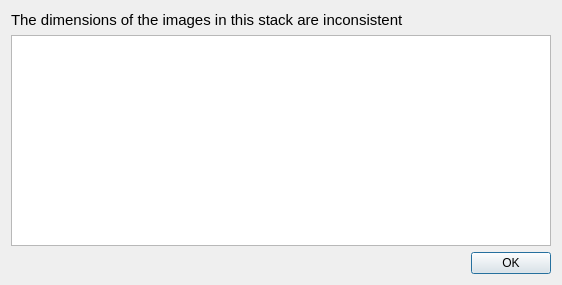
<?xml version="1.0" encoding="UTF-8"?>
<ui version="4.0">
 <class>ImageStackDialog</class>
 <widget class="QDialog" name="ImageStackDialog">
  <property name="geometry">
   <rect>
    <x>0</x>
    <y>0</y>
    <width>562</width>
    <height>285</height>
   </rect>
  </property>
  <property name="sizePolicy">
   <sizepolicy hsizetype="Expanding" vsizetype="Expanding">
    <horstretch>0</horstretch>
    <verstretch>0</verstretch>
   </sizepolicy>
  </property>
  <property name="windowTitle">
   <string>Error</string>
  </property>
  <layout class="QVBoxLayout" name="verticalLayout">
   <item>
    <widget class="QLabel" name="label">
     <property name="font">
      <font>
       <pointsize>11</pointsize>
       <weight>50</weight>
       <bold>false</bold>
      </font>
     </property>
     <property name="text">
      <string>The dimensions of the images in this stack are inconsistent</string>
     </property>
     <property name="wordWrap">
      <bool>true</bool>
     </property>
    </widget>
   </item>
   <item>
    <widget class="QTableView" name="tableView">
     <property name="selectionMode">
      <enum>QAbstractItemView::NoSelection</enum>
     </property>
     <attribute name="horizontalHeaderStretchLastSection">
      <bool>false</bool>
     </attribute>
    </widget>
   </item>
   <item>
    <widget class="QDialogButtonBox" name="buttonBox">
     <property name="orientation">
      <enum>Qt::Horizontal</enum>
     </property>
     <property name="standardButtons">
      <set>QDialogButtonBox::Ok</set>
     </property>
    </widget>
   </item>
  </layout>
 </widget>
 <resources/>
 <connections>
  <connection>
   <sender>buttonBox</sender>
   <signal>accepted()</signal>
   <receiver>ImageStackDialog</receiver>
   <slot>accept()</slot>
   <hints>
    <hint type="sourcelabel">
     <x>248</x>
     <y>254</y>
    </hint>
    <hint type="destinationlabel">
     <x>157</x>
     <y>274</y>
    </hint>
   </hints>
  </connection>
  <connection>
   <sender>buttonBox</sender>
   <signal>rejected()</signal>
   <receiver>ImageStackDialog</receiver>
   <slot>reject()</slot>
   <hints>
    <hint type="sourcelabel">
     <x>316</x>
     <y>260</y>
    </hint>
    <hint type="destinationlabel">
     <x>286</x>
     <y>274</y>
    </hint>
   </hints>
  </connection>
 </connections>
</ui>
